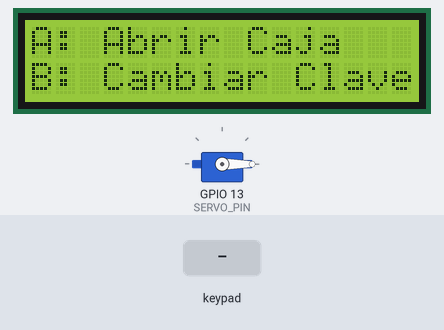
A sketch run on a simulated ESP32. Shown: 16×2 character LCD, servo. The test bench sets the inputs (shaded band). EEPROM starts erased; what the sketch prints to the serial monitor is not drawn.

Above: at 1.2 s.
1.3 s: key 'A' pressed
At 2.4 s:
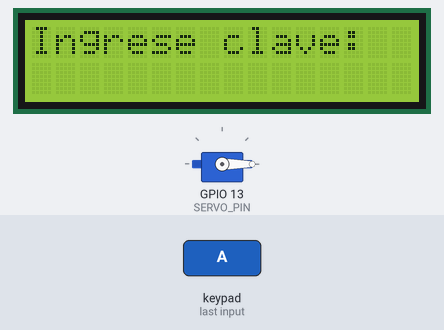
2.8 s: keypad keys 1 2 3 4 pressed 0.4 s apart
At 3.6 s:
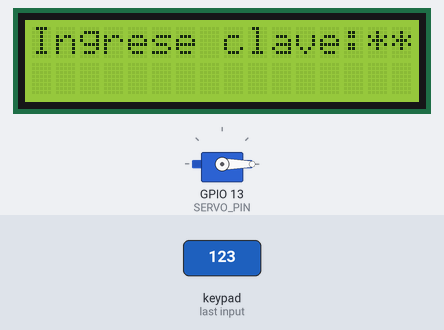
7.4 s: key 'B' pressed
At 8.1 s:
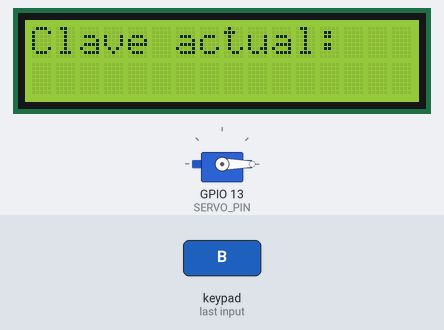
8.9 s: keypad keys 1 2 3 4 # pressed 0.4 s apart
At 12.6 s:
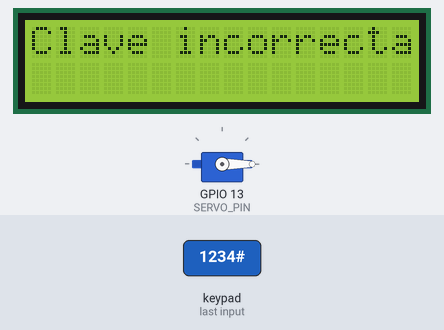
Timing chart, 0 to 14.1 s (numbered marks = the images above; inputs shaded):
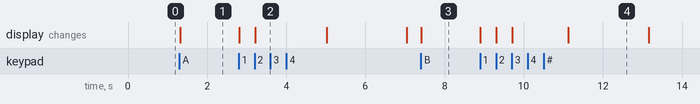

The sketch:

Caja_Fuerte_Modularizado.ino
```cpp
#include "SistemaCaja.h" // Incluir la biblioteca que contiene la lógica del sistema

void setup() {
  inicializarSistema(); // Llamar a la función de inicialización
}

void loop() {
  gestionarMenu(); // Llamar a la función de gestión del menú
}
```

SistemaCaja.cpp
```cpp
// SistemaCaja.cpp

#include "SistemaCaja.h"

// Definiciones de las variables globales
const char keys[ROWS][COLS] = {
    {'1', '2', '3', 'A'},
    {'4', '5', '6', 'B'},
    {'7', '8', '9', 'C'},
    {'*', '0', '#', 'D'}
};
byte rowPins[ROWS] = {25, 26, 27, 14}; // Pines para las filas
byte colPins[COLS] = {16, 17, 18, 19}; // Pines para las columnas

Keypad keypad = Keypad(makeKeymap(keys), rowPins, colPins, ROWS, COLS);
LiquidCrystal_I2C lcd(0x27, 16, 2);
Servo servo;

// Variables de estado
bool cajaAbierta = false;
int intentosFallidos = 0;

void inicializarSistema() {
  // Configurar Serial, LCD, EEPROM y servomotor
  Serial.begin(115200);
  lcd.begin();
  lcd.backlight();
  servo.attach(SERVO_PIN);
  servo.write(SERVO_CLOSED_ANGLE);
  EEPROM.begin(EEPROM_SIZE);

  // Mostrar opciones iniciales
  mostrarOpcionesIniciales();
}

void gestionarMenu() {
  char opcion = keypad.getKey();
  if (opcion) {
    Serial.print("Botón presionado: ");
    Serial.println(opcion);

    if (!cajaAbierta) {
      switch (opcion) {
        case 'A':
          desbloquearCaja();
          break;
        case 'B':
          cambiarClave();
          break;
      }
    } else if (opcion == 'C') {
      cerrarCaja();
    }
  }
}

void desbloquearCaja() {
  if (intentosFallidos >= MAX_INTENTOS) {
    bloquearSistema();
    return;
  }

  lcd.clear();
  lcd.print("Ingrese clave:");
  String claveIngresada = leerClave();
  String claveGuardada = leerClaveEEPROM();

  if (claveIngresada == claveGuardada) {
    lcd.clear();
    lcd.print("Acceso permitido");
    abrirCaja();
  } else {
    lcd.clear();
    lcd.print("Clave incorrecta");
    intentosFallidos++;
    delay(2000);
    mostrarOpcionesIniciales();
  }
}

void cambiarClave() {
  lcd.clear();
  lcd.print("Clave actual:");
  String claveIngresada = leerClave();
  String claveGuardada = leerClaveEEPROM();

  if (claveIngresada == claveGuardada) {
    lcd.clear();
    lcd.print("Nueva clave:");
    String nuevaClave = leerClave();
    guardarClaveEEPROM(nuevaClave);
    lcd.clear();
    lcd.print("Clave actualizada");
    delay(2000);
  } else {
    lcd.clear();
    lcd.print("Clave incorrecta");
    delay(2000);
  }
  mostrarOpcionesIniciales();
}

void cerrarCaja() {
  lcd.clear();
  lcd.print("Cerrando Caja");
  servo.write(SERVO_CLOSED_ANGLE);
  cajaAbierta = false;
  delay(2000);
  mostrarOpcionesIniciales();
}

void abrirCaja() {
  servo.write(SERVO_OPEN_ANGLE);
  cajaAbierta = true;
  delay(2000);
  mostrarOpcionCerrar();
}

void bloquearSistema() {
  lcd.clear();
  lcd.print("Sistema bloqueado");
  delay(BLOQUEO_MS);
  intentosFallidos = 0; // Resetear intentos tras el bloqueo
  mostrarOpcionesIniciales();
}

String leerClave() {
  String clave = "";
  while (clave.length() < 4) {
    char tecla = keypad.getKey();
    if (tecla) {
      lcd.print("*"); // Mostrar asterisco para cada dígito
      Serial.print("Tecla presionada: ");
      Serial.println(tecla);
      clave += tecla;
    }
  }
  delay(1000);
  return clave;
}

void mostrarOpcionesIniciales() {
  lcd.clear();
  lcd.print("A: Abrir Caja");
  lcd.setCursor(0, 1);
  lcd.print("B: Cambiar Clave");
}

void mostrarOpcionCerrar() {
  lcd.clear();
  lcd.print("C: Cerrar Caja");
}

String leerClaveEEPROM() {
  String clave = "";
  for (int i = EEPROM_START_ADDR; i < EEPROM_START_ADDR + 4; i++) {
    char c = EEPROM.read(i);
    if (c != 255) {
      clave += c;
    }
  }
  return clave.length() == 4 ? clave : "1234"; // Valor por defecto si no hay clave
}

void guardarClaveEEPROM(String clave) {
  for (int i = 0; i < 4; i++) {
    EEPROM.write(EEPROM_START_ADDR + i, clave[i]);
  }
  EEPROM.commit();
}
```

SistemaCaja.h
```cpp
// SistemaCaja.h

#ifndef SISTEMACAJA_H
#define SISTEMACAJA_H

#include <Keypad.h>
#include <LiquidCrystal_I2C.h>
#include <ESP32Servo.h>
#include <EEPROM.h>

// Configuración del teclado matricial
#define ROWS 4
#define COLS 4
#define EEPROM_SIZE 512
#define SERVO_PIN 13
#define EEPROM_START_ADDR 0
#define SERVO_OPEN_ANGLE 90
#define SERVO_CLOSED_ANGLE 0
#define MAX_INTENTOS 3
#define BLOQUEO_MS 10000

extern Keypad keypad;
extern LiquidCrystal_I2C lcd;
extern Servo servo;

// Funciones principales
void inicializarSistema();
void gestionarMenu();
void desbloquearCaja();
void cambiarClave();
void cerrarCaja();
void abrirCaja();
void bloquearSistema();
String leerClave();
void mostrarOpcionesIniciales();
void mostrarOpcionCerrar();
String leerClaveEEPROM();
void guardarClaveEEPROM(String clave);

#endif // SISTEMACAJA_H
```

Measured:
- after the input at 1.3 s, the display: changes at once (image 1)
- after the input at 2.8 s, the display: first changes at once (image 2 shows a later state)
- after the input at 7.4 s, the display: changes at once (image 3)
- after the input at 8.9 s, the display: first changes at once (image 4 shows a later state)
